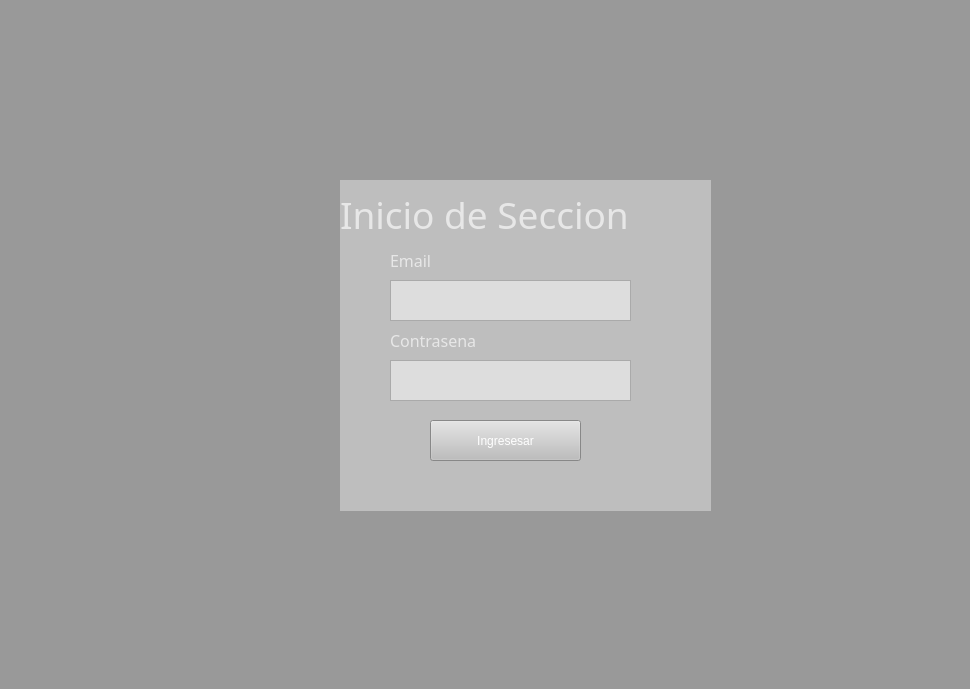
<?xml version="1.0" encoding="UTF-8"?>
<ui version="4.0">
 <class>MainWindow</class>
 <widget class="QMainWindow" name="MainWindow">
  <property name="geometry">
   <rect>
    <x>0</x>
    <y>0</y>
    <width>970</width>
    <height>689</height>
   </rect>
  </property>
  <property name="windowTitle">
   <string>MainWindow</string>
  </property>
  <property name="styleSheet">
   <string notr="true">background-color: rgb(153, 153, 153);</string>
  </property>
  <widget class="QWidget" name="centralwidget">
   <widget class="QWidget" name="widget" native="true">
    <property name="geometry">
     <rect>
      <x>340</x>
      <y>240</y>
      <width>371</width>
      <height>271</height>
     </rect>
    </property>
    <property name="styleSheet">
     <string notr="true">background-color: rgb(190, 190, 190);
border-color: qlineargradient(spread:pad, x1:0, y1:0, x2:1, y2:0, stop:0 rgba(0, 0, 0, 255), stop:1 rgba(255, 255, 255, 255));</string>
    </property>
    <widget class="QTextEdit" name="Correo">
     <property name="geometry">
      <rect>
       <x>50</x>
       <y>40</y>
       <width>241</width>
       <height>41</height>
      </rect>
     </property>
     <property name="styleSheet">
      <string notr="true">background-color: rgb(221, 221, 221);
font: 14pt &quot;MS Shell Dlg 2&quot;;</string>
     </property>
    </widget>
    <widget class="QTextEdit" name="Contrasena">
     <property name="geometry">
      <rect>
       <x>50</x>
       <y>120</y>
       <width>241</width>
       <height>41</height>
      </rect>
     </property>
     <property name="styleSheet">
      <string notr="true">background-color: rgb(221, 221, 221);
font: 14pt &quot;MS Shell Dlg 2&quot;;</string>
     </property>
    </widget>
    <widget class="QPushButton" name="Registro">
     <property name="geometry">
      <rect>
       <x>90</x>
       <y>180</y>
       <width>151</width>
       <height>41</height>
      </rect>
     </property>
     <property name="styleSheet">
      <string notr="true">color: rgb(255, 255, 255);
font: 75 12pt &quot;MS Shell Dlg 2&quot;;
font: 87 12pt &quot;Segoe UI Black&quot;;</string>
     </property>
     <property name="text">
      <string>Ingresesar</string>
     </property>
    </widget>
    <widget class="QLabel" name="Registrarse_3">
     <property name="enabled">
      <bool>true</bool>
     </property>
     <property name="geometry">
      <rect>
       <x>50</x>
       <y>10</y>
       <width>231</width>
       <height>21</height>
      </rect>
     </property>
     <property name="font">
      <font>
       <family>Arial Black</family>
       <pointsize>12</pointsize>
       <weight>10</weight>
       <italic>false</italic>
       <bold>false</bold>
      </font>
     </property>
     <property name="styleSheet">
      <string notr="true">color: rgb(231, 231, 231);

font: 87 12pt &quot;Arial Black&quot;;
background-color: rgb(190, 190, 190);

</string>
     </property>
     <property name="text">
      <string>Email</string>
     </property>
     <property name="textFormat">
      <enum>Qt::PlainText</enum>
     </property>
    </widget>
    <widget class="QLabel" name="Registrarse_4">
     <property name="enabled">
      <bool>true</bool>
     </property>
     <property name="geometry">
      <rect>
       <x>50</x>
       <y>90</y>
       <width>231</width>
       <height>21</height>
      </rect>
     </property>
     <property name="font">
      <font>
       <family>Arial Black</family>
       <pointsize>12</pointsize>
       <weight>10</weight>
       <italic>false</italic>
       <bold>false</bold>
      </font>
     </property>
     <property name="styleSheet">
      <string notr="true">color: rgb(231, 231, 231);

font: 87 12pt &quot;Arial Black&quot;;
background-color: rgb(190, 190, 190);

</string>
     </property>
     <property name="text">
      <string>Contrasena</string>
     </property>
     <property name="textFormat">
      <enum>Qt::PlainText</enum>
     </property>
    </widget>
   </widget>
   <widget class="QLabel" name="Registrarse">
    <property name="enabled">
     <bool>true</bool>
    </property>
    <property name="geometry">
     <rect>
      <x>340</x>
      <y>180</y>
      <width>371</width>
      <height>68</height>
     </rect>
    </property>
    <property name="font">
     <font>
      <family>Arial Black</family>
      <pointsize>28</pointsize>
      <weight>10</weight>
      <italic>false</italic>
      <bold>false</bold>
     </font>
    </property>
    <property name="toolTip">
     <string>&lt;html&gt;&lt;head/&gt;&lt;body&gt;&lt;p align=&quot;center&quot;&gt;&lt;br/&gt;hhh&lt;/p&gt;&lt;/body&gt;&lt;/html&gt;</string>
    </property>
    <property name="whatsThis">
     <string>&lt;html&gt;&lt;head/&gt;&lt;body&gt;&lt;p align=&quot;center&quot;&gt;&lt;br/&gt;&lt;/p&gt;&lt;/body&gt;&lt;/html&gt;</string>
    </property>
    <property name="styleSheet">
     <string notr="true">color: rgb(231, 231, 231);

font: 87 28pt &quot;Arial Black&quot;;
background-color: rgb(190, 190, 190);

</string>
    </property>
    <property name="text">
     <string>Inicio de Seccion</string>
    </property>
    <property name="textFormat">
     <enum>Qt::PlainText</enum>
    </property>
    <property name="indent">
     <number>0</number>
    </property>
   </widget>
  </widget>
  <widget class="QMenuBar" name="menubar">
   <property name="geometry">
    <rect>
     <x>0</x>
     <y>0</y>
     <width>970</width>
     <height>21</height>
    </rect>
   </property>
  </widget>
  <widget class="QStatusBar" name="statusbar"/>
 </widget>
 <resources/>
 <connections/>
</ui>
